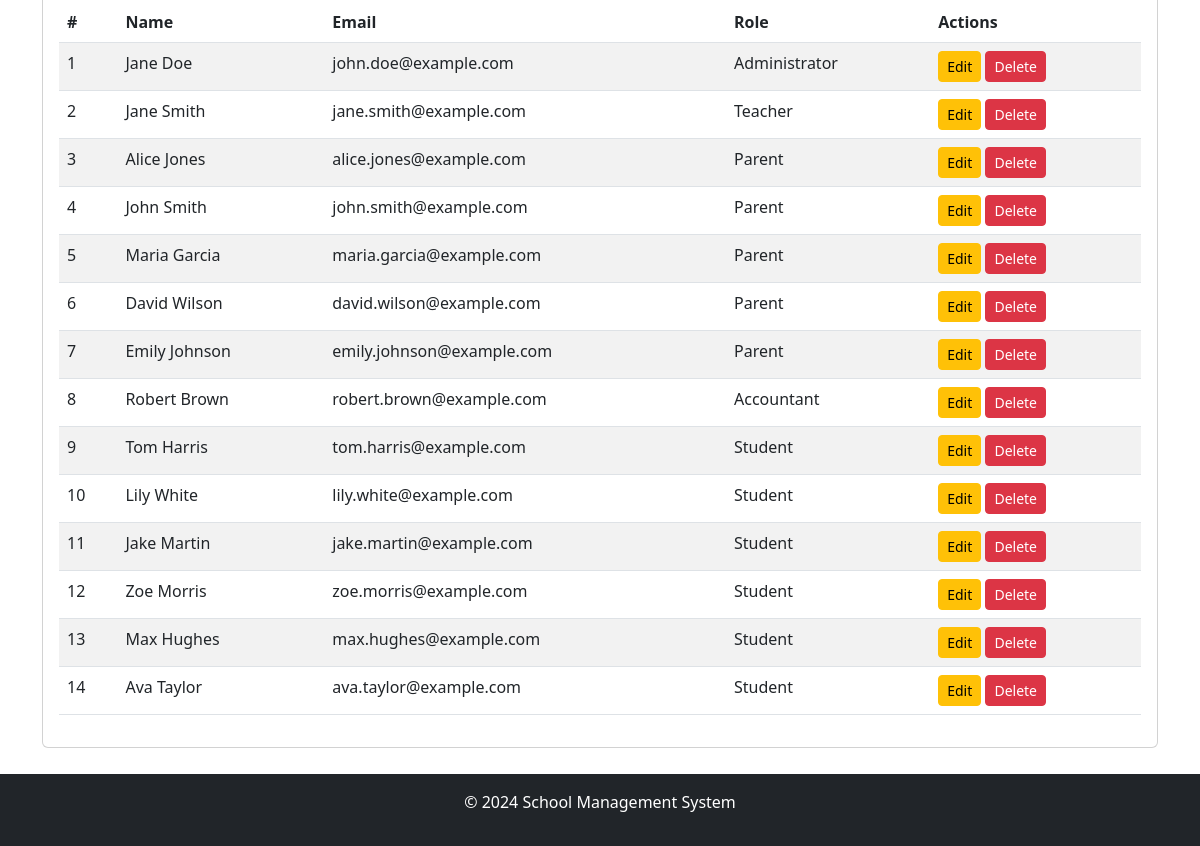
Before: /admin/manage_users (signed in, lower part) with the older database file.
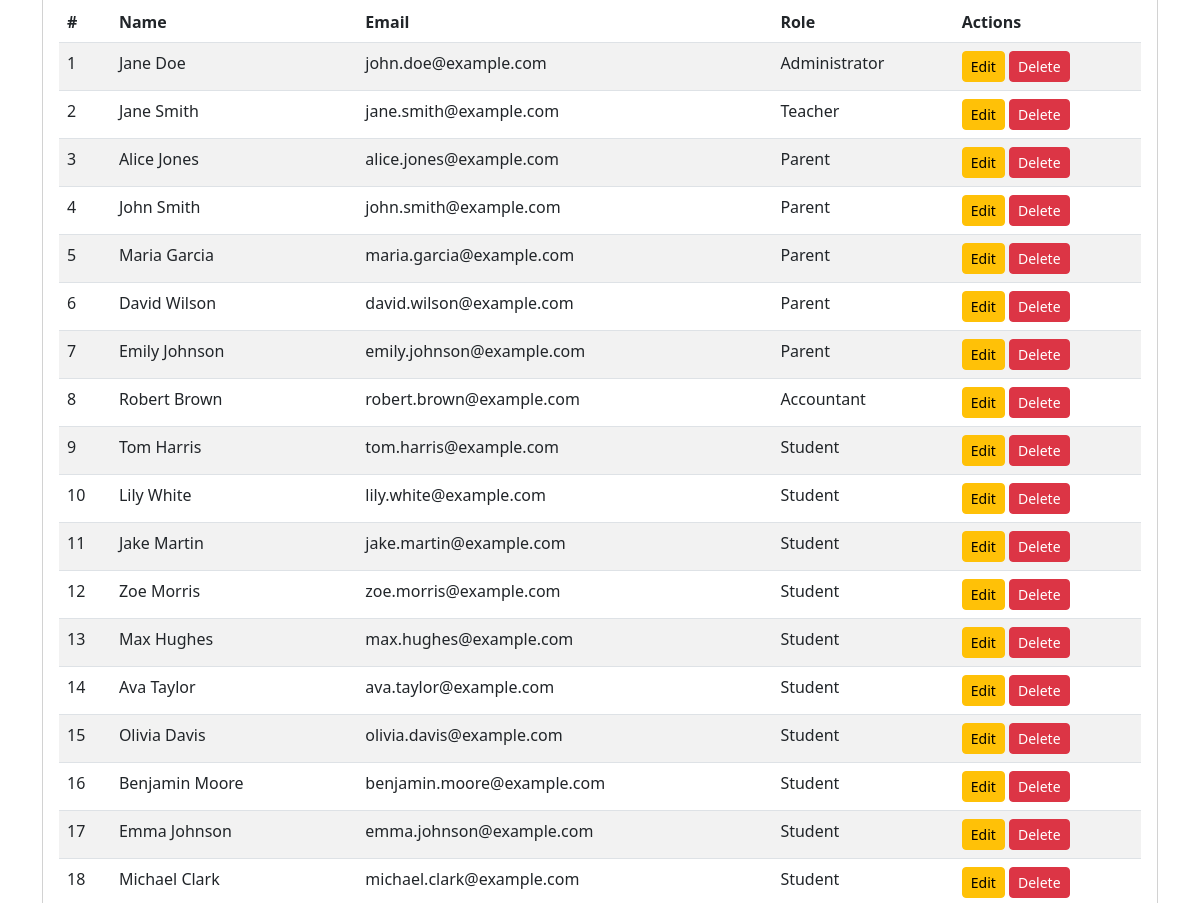
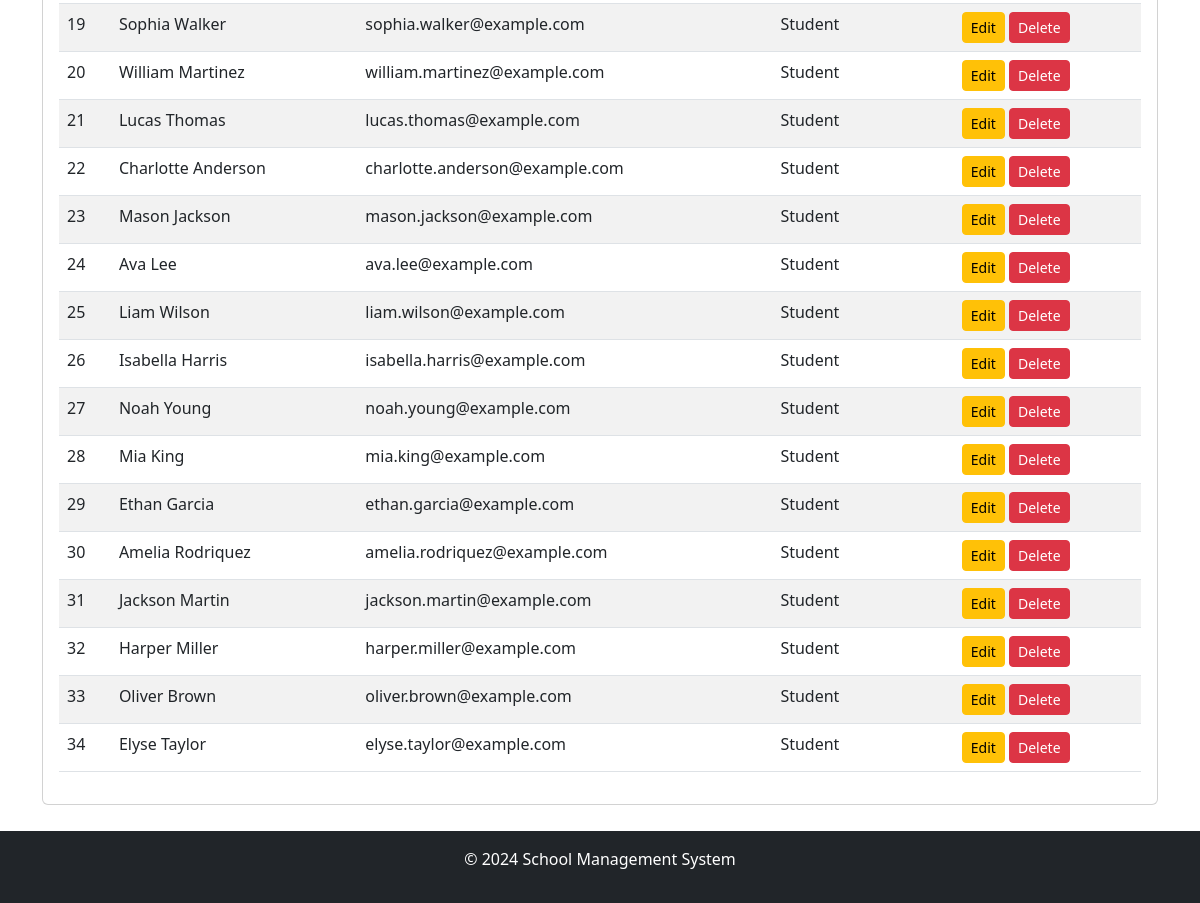
After: the same page with the newer database file (2 pictures, top to bottom).
### app/models/models.py (models this page shows)
class User(UserMixin, db.Model):
    __tablename__ = 'User'
    id = db.Column('Id', db.String, primary_key=True,
                   default=lambda: str(uuid.uuid4()))
    password = db.Column('Password', db.String, nullable=True)
    role_id = db.Column('RoleId', db.String, ForeignKey(
        'Role.Id', ondelete='SET NULL'))
    email = db.Column('Email', db.String, nullable=False)
    first_name = db.Column('FirstName', db.String, nullable=False)
    last_name = db.Column('LastName', db.String, nullable=False)
    date_of_birth = db.Column('DateOfBirth', db.Date, nullable=False)
    telegram_id = db.Column('TelegramId', db.String, nullable=True)
    role = relationship('Role', back_populates='users')
    parent_students = relationship(
        'ParentStudentRelation', foreign_keys='[ParentStudentRelation.parent_id]', back_populates='parent', cascade="all, delete-orphan")
    student_parents = relationship(
        'ParentStudentRelation', foreign_keys='[ParentStudentRelation.student_id]', back_populates='student', cascade="all, delete-orphan")
    class_assignments_as_teacher = relationship(
        'ClassAssignment', foreign_keys='ClassAssignment.teacher_id', back_populates='teacher')
    class_assignments_as_student = relationship(
        'ClassAssignment', foreign_keys='ClassAssignment.student_id', back_populates='student')
    student_fee_assignments = relationship(
        'StudentFeeAssignment', back_populates='student')

class Role(db.Model):
    __tablename__ = 'Role'
    id = db.Column('Id', db.String, primary_key=True,
                   default=lambda: str(uuid.uuid4()))
    role_name = db.Column('RoleName', db.String, nullable=False)
    users = relationship('User', back_populates='role')

### app/routes/admin_routes.py (the view)
@admin.route('/manage_users')
@login_required
@role_required('1')
def manage_users():
    users = User.query.all()  # Retrieve all users from the User table
    return render_template('admin/manage_users.html', users=users, app_name=app_name())

### app/__init__.py (called while the page is built)
@login_manager.user_loader
def load_user(user_id):
    from .models.models import User
    return User.query.get(user_id)

### app/routes/routes.py (called while the page is built)
def app_name():
    app_name = "School Management System"
    with current_app.app_context():
        setting = Settings.query.filter_by(setting_key='school_name').first()
        if setting and setting.setting_value:
            app_name = setting.setting_value
    return app_name

def role_required(*roles):
    def decorator(f):
        @wraps(f)
        def decorated_function(*args, **kwargs):
            if not current_user.is_authenticated or current_user.role_id not in roles:
                abort(403)  # Forbidden access if role does not match
            return f(*args, **kwargs)
        return decorated_function
    return decorator

### app/templates/admin/manage_users.html (shortened to what this page needs)
{% extends "share/dashboard.html" %} {% block title %}Manage Users{% endblock %}
 {% block card_content %}
<div class="table-responsive">
	<table class="table table-striped">
		<thead>
			<tr>
				<th>#</th>
				<th>Name</th>
				<th>Email</th>
				<th>Role</th>
				<th>Actions</th>
			</tr>
		</thead>
		<tbody>
			{% for user in users %}
			<tr>
				<td>{{ loop.index }}</td>
				<td>{{ user.first_name }} {{ user.last_name }}</td>
				<td>{{ user.email }}</td>
				<td>{{ user.role.role_name }}</td>
				<td>
					<a
						href="{{ url_for('admin.edit_user', user_id=user.id) }}"
						class="btn btn-warning btn-sm"
						>Edit</a
					>
					<form
						action="{{ url_for('admin.delete_user', user_id=user.id) }}"
						method="post"
						class="d-inline"
						onsubmit="return confirm('Are you sure you want to delete this user?');"
					>
						<button type="submit" class="btn btn-danger btn-sm">Delete</button>
					</form>
				</td>
			</tr>
			{% endfor %}
		</tbody>
	</table>
</div>
{% endblock %}

### app/templates/share/dashboard.html (shortened to what this page needs)
<!DOCTYPE html>
<html lang="en">
	<head>
		<link
			href="https://cdn.jsdelivr.net/npm/bootstrap@5.3.0-alpha1/dist/css/bootstrap.min.css"
			rel="stylesheet"
		/>
	</head>
	<body>
		<main class="container my-5" style="padding-bottom: 50px;">
			<div class="card">
				<div class="card-body">{% block card_content %} {% endblock %}</div>
			</div>
		</main>
		<footer class="bg-dark text-white py-3 fixed-bottom footer">
			<div class="container text-center">
				<p>&copy; 2024 School Management System</p>
			</div>
		</footer>
	</body>
</html>

Changed rows visible on the page:
added User: first_name "Olivia", last_name "Davis", email "olivia.davis@example.com", role.role_name "Student"
added User: first_name "Benjamin", last_name "Moore", email "benjamin.moore@example.com", role.role_name "Student"
added User: first_name "Emma", last_name "Johnson", email "emma.johnson@example.com", role.role_name "Student"
added User: first_name "Michael", last_name "Clark", email "michael.clark@example.com", role.role_name "Student"
added User: first_name "Sophia", last_name "Walker", email "sophia.walker@example.com", role.role_name "Student"
added User: first_name "William", last_name "Martinez", email "william.martinez@example.com", role.role_name "Student"
added User: first_name "Lucas", last_name "Thomas", email "lucas.thomas@example.com", role.role_name "Student"
added User: first_name "Charlotte", last_name "Anderson", email "charlotte.anderson@example.com", role.role_name "Student"
added User: first_name "Mason", last_name "Jackson", email "mason.jackson@example.com", role.role_name "Student"
added User: first_name "Ava", last_name "Lee", email "ava.lee@example.com", role.role_name "Student"
added User: first_name "Liam", last_name "Wilson", email "liam.wilson@example.com", role.role_name "Student"
added User: first_name "Isabella", last_name "Harris", email "isabella.harris@example.com", role.role_name "Student"
added User: first_name "Noah", last_name "Young", email "noah.young@example.com", role.role_name "Student"
added User: first_name "Mia", last_name "King", email "mia.king@example.com", role.role_name "Student"
added User: first_name "Ethan", last_name "Garcia", email "ethan.garcia@example.com", role.role_name "Student"
added User: first_name "Amelia", last_name "Rodriquez", email "amelia.rodriquez@example.com", role.role_name "Student"
added User: first_name "Jackson", last_name "Martin", email "jackson.martin@example.com", role.role_name "Student"
added User: first_name "Harper", last_name "Miller", email "harper.miller@example.com", role.role_name "Student"
added User: first_name "Oliver", last_name "Brown", email "oliver.brown@example.com", role.role_name "Student"
added User: first_name "Elyse", last_name "Taylor", email "elyse.taylor@example.com", role.role_name "Student"
